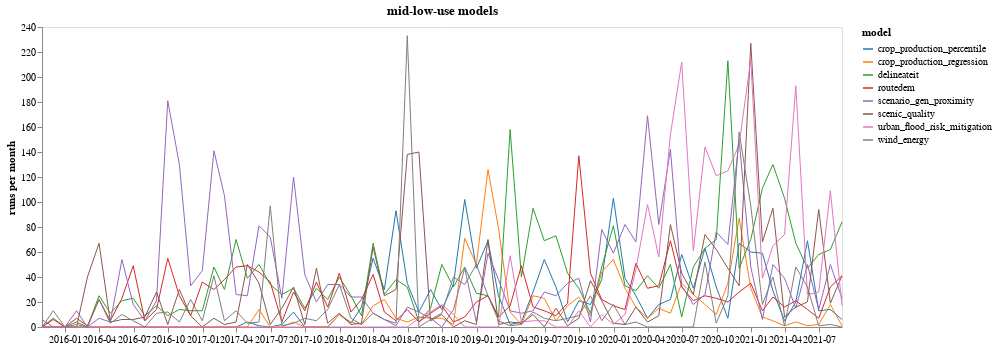

The cell this chart's notebook holds for it:
### Code cell
mid_low_use_models = [
    'delineateit',
    'scenario_gen_proximity',
    'urban_flood_risk_mitigation',
    'scenic_quality',
    'routedem',
    'crop_production_percentile',
    'wind_energy',
    'crop_production_regression',
]
plot_model_counts_over_time(mid_low_use_models, 'mid-low-use models')

### Figure 1 — Vega-Lite specification as saved in the notebook (floating-point values rounded to 4 significant figures; data arrays with more than 128 entries replaced by an {"elided": "..."} marker saying what was removed)
{"config": {"view": {"continuousWidth": 400, "continuousHeight": 300}, "axis": {"grid": false}}, "data": {"name": "data-4b303ed7f3f2063a2bbdb4c7f2710a0c"}, "mark": "line", "encoding": {"color": {"type": "nominal", "field": "model", "scale": {"scheme": "category10"}}, "opacity": {"condition": {"value": 1, "selection": "selector007"}, "value": 0.2}, "size": {"value": 1}, "x": {"type": "temporal", "axis": {"format": "%Y-%m"}, "field": "index", "title": null}, "y": {"type": "quantitative", "field": "value", "title": "runs per month"}}, "height": 300, "selection": {"selector007": {"type": "multi", "fields": ["model"], "bind": "legend"}}, "title": "mid-low-use models", "width": 800, "$schema": "https://vega.github.io/schema/vega-lite/v4.8.1.json", "datasets": {"data-4b303ed7f3f2063a2bbdb4c7f2710a0c": {"elided": "568 records"}}}
